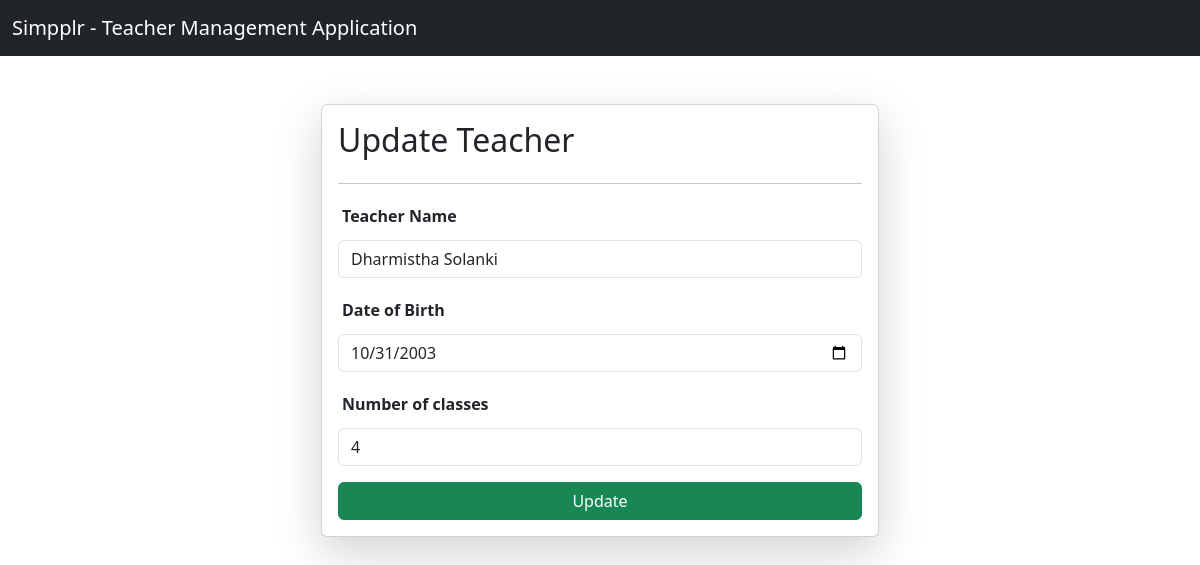
Page /update-teacher/4 on the earlier database version.
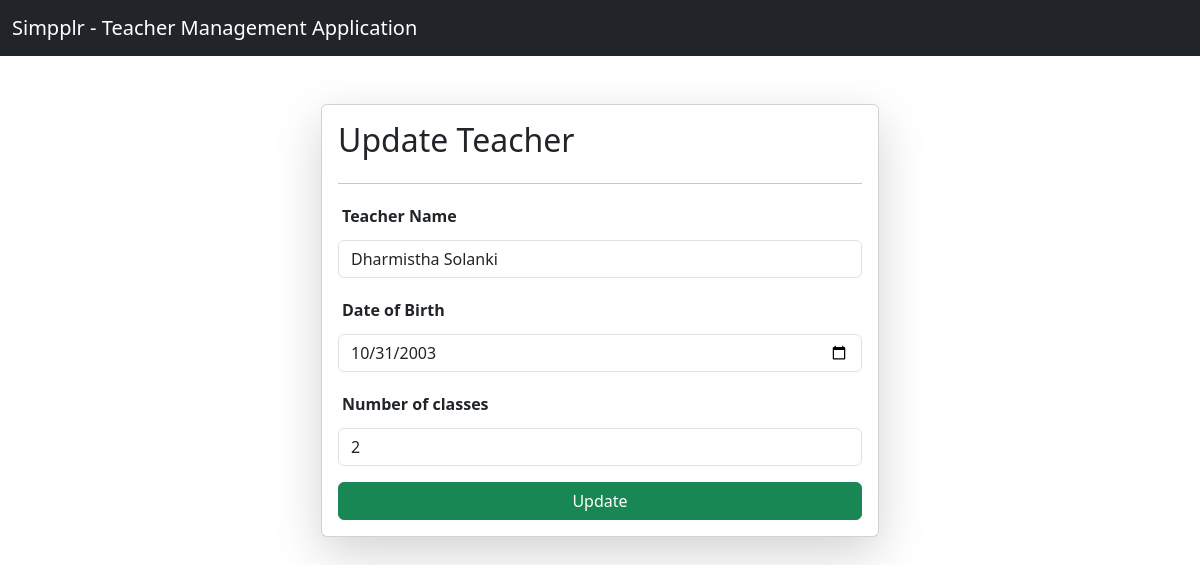
Same page on the later database version.
### teachers/models.py (models this page shows, shortened)
class Teacher(models.Model):
    full_name = models.CharField(max_length=250)
    age = models.PositiveIntegerField()
    date_of_birth = models.DateField()
    number_of_classes = models.PositiveIntegerField()
    class Meta:
        unique_together = ('full_name', 'date_of_birth')

### teachers/views.py (the view, shortened to what this page needs)
# urls.py: path("update-teacher/<id>", update_teacher, name="update_teacher"),
def update_teacher(request, id):
    error_message = None
    queryset = Teacher.objects.get(id = id)
    context = {'teacher': queryset, 'error_message': error_message}
    return render(request, "home/update.html", context)

### teachers/templates/home/update.html (shortened to what this page needs)
{% extends 'base.html' %}
{% block body %}
  <div class="container mt-5">
    <form class="col-6 max-auto card p-3 shadow-lg container" method="post" enctype="multipart/form-data">
      <h2>Update Teacher</h2>
      <hr />
      <div class="mb-3">
        <div class="d-flex justify-content-start p-1">
          <label for="inputTeacherName" class="form-label"><b>Teacher Name</b></label>
        </div>
        <input type="text" value="{{ teacher.full_name }}" class="form-control" placeholder="Teacher Name" name="teacher_name" />
      </div>
      <div class="mb-3">
        <div class="d-flex justify-content-start p-1">
          <label for="inputTeacherDob" class="form-label"><b>Date of Birth</b></label>
        </div>
        <input type="date" value="{{ teacher.date_of_birth|date:'Y-m-d' }}" class="form-control" name="teacher_dob" />
      </div>
      <div class="mb-3">
        <div class="d-flex justify-content-start p-1">
          <label for="inputNumberOfClasses" class="form-label"><b>Number of classes</b></label>
        </div>
        <input type="number" value="{{ teacher.number_of_classes }}" class="form-control" placeholder="Number of Classes" name="teacher_number_of_classes" />
      </div>
      <button type="submit" class="btn btn-success">Update</button>
    </form>
  </div>
{% endblock %}

Differences in the rows shown:
changed Teacher "Dharmistha Solanki": teacher_number_of_classes "4" → "2"
